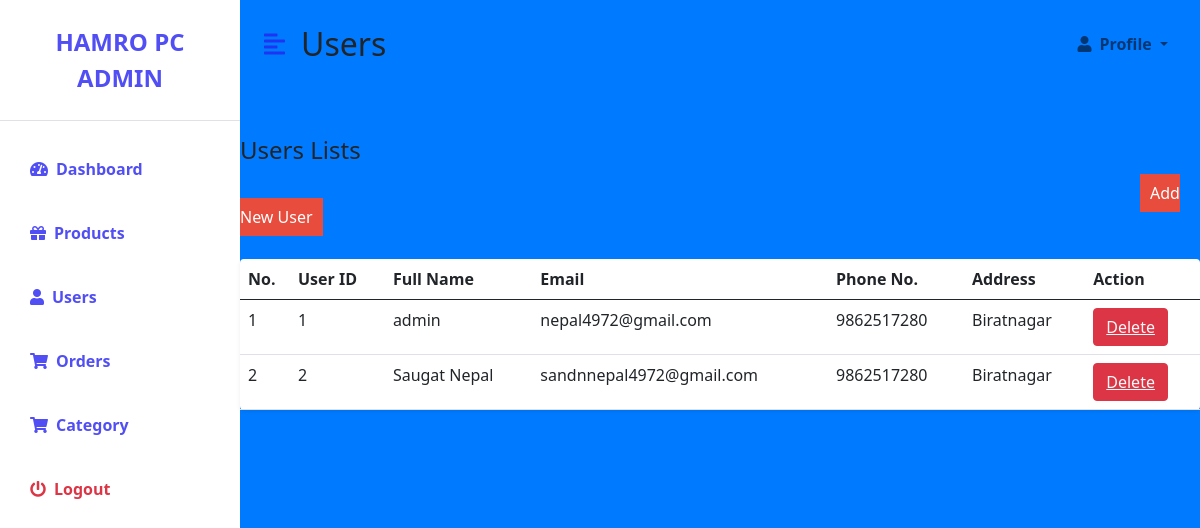
Screenshot of /admin/usertable.php (signed in) with the database file from the repository.
### tables this page shows
CREATE TABLE `user` (
  `userID` int(100) NOT NULL,
  `name` varchar(200) NOT NULL,
  `email` varchar(200) NOT NULL,
  `phone` varchar(100) NOT NULL,
  `password` varchar(200) NOT NULL,
  `address` varchar(200) NOT NULL,
  `type` varchar(100) NOT NULL,
  `regdate` int(50) NOT NULL
);

### admin/usertable.php (the view, shortened to what this page needs)
<?php
include '../connect.php';
?>
<!DOCTYPE html>
<html lang="en">
<head>
    <link href="https://cdn.jsdelivr.net/npm/bootstrap@5.0.0-beta3/dist/css/bootstrap.min.css" rel="stylesheet" />
    <link rel="stylesheet" href="https://cdnjs.cloudflare.com/ajax/libs/font-awesome/5.15.3/css/all.min.css" />
    <link rel="stylesheet" href="styles.css" />
</head>
<body>
<?php if(isset($_SESSION['type']) && $_SESSION['type']=='admin'){ ?>
    <div class="d-flex" id="wrapper">
        <div class="bg-white" id="sidebar-wrapper">
            <div class="sidebar-heading text-center py-4 primary-text fs-4 fw-bold text-uppercase border-bottom">Hamro Pc Admin</div>
            <div class="list-group list-group-flush my-3">
                <a href="./dashboard.php" class="list-group-item list-group-item-action bg-transparent second-text fw-bold"><i
                        class="fas fa-tachometer-alt me-2"></i>Dashboard</a>
                <a href="./producttable.php" class="list-group-item list-group-item-action bg-transparent second-text fw-bold"><i
                        class="fas fa-gift me-2"></i>Products</a>
                <a href="./usertable.php" class="list-group-item list-group-item-action bg-transparent second-text fw-bold"><i
                        class="fas fa-user me-2"></i>Users</a>
                <a href="./ordertable.php" class="list-group-item list-group-item-action bg-transparent second-text fw-bold"><i
                        class="fas fa-shopping-cart me-2"></i>Orders</a>
                        <a href="./category.php" class="list-group-item list-group-item-action bg-transparent second-text fw-bold"><i
                        class="fas fa-shopping-cart me-2"></i>Category</a>
                <a href="../log_out.php" class="list-group-item list-group-item-action bg-transparent text-danger fw-bold" onclick="return confirm('Sure Logout?');"><i
                        class="fas fa-power-off me-2"></i>Logout</a>
            </div>
        </div>
        <div id="page-content-wrapper">
            <nav class="navbar navbar-expand-lg navbar-light bg-transparent py-4 px-4">
                <div class="d-flex align-items-center">
                    <i class="fas fa-align-left primary-text fs-4 me-3" id="menu-toggle"></i>
                    <h2 class="fs-2 m-0">Users</h2>
                </div>
                <div class="collapse navbar-collapse" id="navbarSupportedContent">
                    <ul class="navbar-nav ms-auto mb-2 mb-lg-0">
                        <li class="nav-item dropdown">
                            <a class="nav-link dropdown-toggle second-text fw-bold" href="#" id="navbarDropdown"
                                role="button" data-bs-toggle="dropdown" aria-expanded="false">
                                <i class="fas fa-user me-2"></i>Profile
                            </a>
                        </li>
                    </ul>
                </div>
            </nav>
                <div class="row my-5">
                    <h3 class="fs-4 mb-3">Users Lists</h3>
                    <div class="more-btn">
                        <a href="adduser.php">Add New User</a>
                        </div>
                    <div class="col">
                        <table class="table bg-white rounded shadow-sm  table-hover">
                            <thead>
                                <tr>
                                    <th scope="col" width="50">No.</th>
                                    <th scope="col">User ID</th>
                                    <th scope="col">Full Name</th>
                                    <th scope="col">Email</th>
                                    <th scope="col">Phone No.</th>
                                    <th scope="col">Address</th>
                                    <th scope="col">Action</th>
                                </tr>
                            </thead>
                            <tbody>
                            <?php
                    $sql = 'select * from user';
                    $result = mysqli_query($link, $sql);
                    $start = 1;
                    while ($row = mysqli_fetch_assoc($result)) {
                        echo '<tr><td>'. $start .'</td>';
                        echo '<td>'.$row['userID'].'</td>';
                        $sql2 = 'select * from user where userID="'.$row['userID'].'"';
                        $result2 = mysqli_query($link, $sql2);
                        $row2 = mysqli_fetch_assoc($result2);
                        echo '<td>'.$row2["name"].'</td>';
                        echo '<td>'.$row["email"].'</td>';
                        echo '<td>'.$row["phone"].'</td>';
                        echo '<td>'.$row["address"].'</td>' ?>
                                 <td>
                                    <button class="btn btn-danger">
                                    <a href="userdelete.php?deleteuserid=<?php echo $row['userID']; ?>" class="text-light" onclick="return confirm('Sure Want to delete User');">Delete</a>
                                    </button>
                                  </td>
                                  </tr><?php
                        $start = $start + 1;
                    }
                    ?>
                            </tbody>
                        </table>
                    </div>
                </div>
            </div>
        </div>
    <?php } else{
    header("Location: index.php");
}?>
</body>
</html>

### admin/styles.css (style rules this page uses)
:root { --main-bg-color: rgba(38, 35, 240, 0.8); --main-text-color: rgba(38, 35, 240, 0.8); --second-text-color: rgba(38, 35, 240, 0.8); --second-bg-color: #c1efde; }
.primary-text { color: var(--main-text-color); }
.second-text { color: var(--second-text-color); }
#wrapper { overflow-x: hidden; background-color: #007bff; }
#sidebar-wrapper { min-height: 100vh; margin-left: -15rem; -webkit-transition: margin 0.25s ease-out; -moz-transition: margin 0.25s ease-out; -o-transition: margin 0.25s ease-out; transition: margin 0.25s ease-out; }
#sidebar-wrapper .sidebar-heading { padding: 0.875rem 1.25rem; font-size: 1.2rem; }
#sidebar-wrapper .list-group { width: 15rem; }
#page-content-wrapper { min-width: 100vw; }
#menu-toggle { cursor: pointer; }
.list-group-item { border: none; padding: 20px 30px; }
@media (min-width: 768px) { #sidebar-wrapper { margin-left: 0; } }
@media (min-width: 768px) { #page-content-wrapper { min-width: 0; width: 100%; } }

### admin/usertable.php (style rules this page uses)
.more-btn { margin-bottom: 30px; }
.more-btn a { text-decoration: none; padding: 8px 10px; background-color: #E74C3C; color: #fff; margin-top: 20px; margin-left: 900px; cursor: pointer; }

### rows the page displays
user: userID "1", name "admin", email "nepal4972@gmail.com", phone "9862517280", address "Biratnagar"
user: userID "2", name "Saugat Nepal", email "sandnnepal4972@gmail.com", phone "9862517280", address "Biratnagar"
